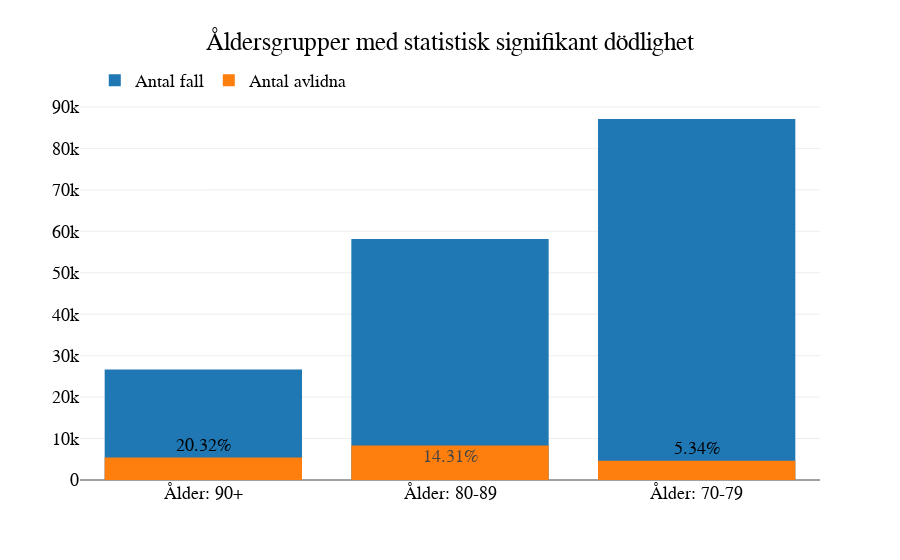

Write notebook code for a chart like this one.
### Markdown cell above
### KPI #4: Statistisk signifikant dödlighet
* Jag undersökte totalt antal fall och avlidna efter åldersgrupp och statistisk signifikans.  

* Med statistisk signifkans menas en procenhet som försäkrar att utfallet inte beror på slump, 5% eller 1 av 20 fall.  

* Efter jag läst in arket eliminerade jag sista raden "Uppgift saknas" som ändå föll under 1%.  

* Jag skapade en ny kolumn kallad "dödlighet" vars värden är kvoten av antal avlidna / antalet fall.  

* Med .nlargest() sorterade jag dataframen efter högst värden på dödlighetkolumnen  

* Resultaten visar att statistisk signifikant dödlighet endast gäller för åldrar 70+  

* Åldrar 70-79: 5.34%, åldrar 80-89: 14.31% och åldrar 90+: 20.32%  

* Närmaste åldersgruppen 60-69 var <1%

### Code cell
# Dödlighet


three_highest_mortality = total_per_age_group.nlargest(3, ["Dödlighet"])
highest_mortality_cols = three_highest_mortality[["Åldersgrupp", "Totalt_antal_fall", "Totalt_antal_avlidna", "Dödlighet"]]
highest_mortality_cols

fig = go.Figure(data=[go.Bar(
    name = "Antal fall", x = highest_mortality_cols["Åldersgrupp"], y = highest_mortality_cols["Totalt_antal_fall"]),

                      go.Bar(
    name = "Antal avlidna",
    x = highest_mortality_cols["Åldersgrupp"],
    y = highest_mortality_cols["Totalt_antal_avlidna"],
    text=[f"{number:.2f}%" for number in highest_mortality_cols["Dödlighet"]],
  )], 
  
  layout={"barmode":"overlay"}
)


fig.update_layout(template='none',
                  font=dict(
                    family="Courier New, monospace",
                    size=18,  # Set the font size here
                    color="black"),
                    title="Åldersgrupper med statistisk signifikant dödlighet",
                      legend=dict(orientation="h", title="", x=0.02, y=1.1)
                    )
fig.update_xaxes(tickvals=np.arange(3), ticktext=["Ålder: 90+", "Ålder: 80-89", "Ålder: 70-79"])

fig.show()

### Figure 1 — Plotly figure (JSON) as saved in the notebook; plotly's stock layout.template omitted (floating-point values rounded to 4 significant figures)
{"data": [{"name": "Antal fall", "type": "bar", "x": ["Ålder_90_plus", "Ålder_80_89", "Ålder_70_79"], "y": [26677, 58170, 87096]}, {"name": "Antal avlidna", "text": ["20.32%", "14.31%", "5.34%"], "type": "bar", "x": ["Ålder_90_plus", "Ålder_80_89", "Ålder_70_79"], "y": [5420, 8326, 4654]}], "layout": {"barmode": "overlay", "font": {"color": "black", "family": "Courier New, monospace", "size": 18}, "legend": {"orientation": "h", "title": {"text": ""}, "x": 0.02, "y": 1.1}, "title": {"text": "Åldersgrupper med statistisk signifikant dödlighet"}, "xaxis": {"ticktext": ["Ålder: 90+", "Ålder: 80-89", "Ålder: 70-79"], "tickvals": [0, 1, 2]}}}
